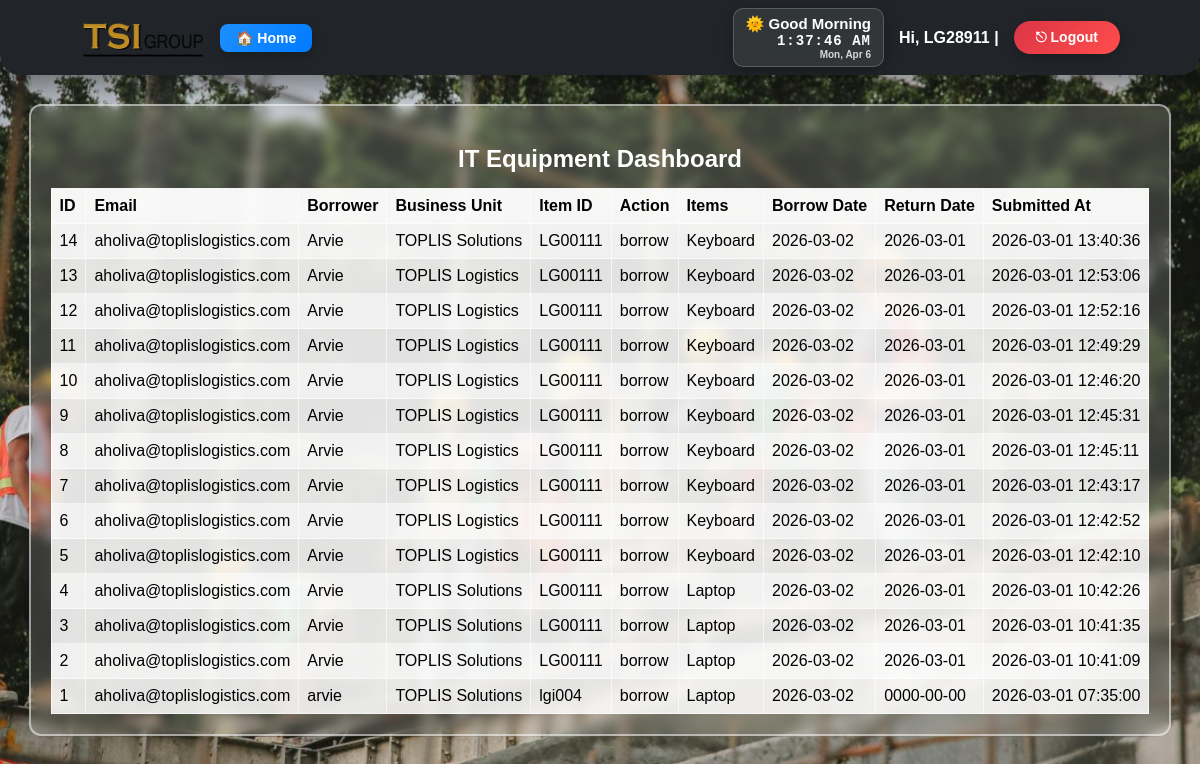
/modules/borrowing/admin.php (signed in), run on the app's committed database.
### tables this page shows
CREATE TABLE `it_equipment_logs` (
  `id` int(11) NOT NULL,
  `email` varchar(255) NOT NULL,
  `borrower_name` varchar(255) NOT NULL,
  `business_unit` varchar(255) NOT NULL,
  `item_id` varchar(100) NOT NULL,
  `action` enum('borrow','return') NOT NULL,
  `items` text DEFAULT NULL,
  `borrow_date` date DEFAULT NULL,
  `return_date` date DEFAULT NULL,
  `created_at` timestamp NOT NULL DEFAULT current_timestamp()
);

### modules/borrowing/admin.php (the view, shortened to what this page needs)
<?php
require_once __DIR__ . '/../../includes/navbar.php';
$sql = "SELECT * FROM it_equipment_logs ORDER BY created_at DESC";
$result = $conn->query($sql);
?>
<!DOCTYPE html>
<html>
<head>
</head>
<body>
<div class="container">
<h2>IT Equipment Dashboard</h2>
<table>
<tr>
    <th>ID</th>
    <th>Email</th>
    <th>Borrower</th>
    <th>Business Unit</th>
    <th>Item ID</th>
    <th>Action</th>
    <th>Items</th>
    <th>Borrow Date</th>
    <th>Return Date</th>
    <th>Submitted At</th>
</tr>
<?php
if ($result->num_rows > 0) {
    while($row = $result->fetch_assoc()) {
        echo "<tr>
            <td>{$row['id']}</td>
            <td>{$row['email']}</td>
            <td>{$row['borrower_name']}</td>
            <td>{$row['business_unit']}</td>
            <td>{$row['item_id']}</td>
            <td>{$row['action']}</td>
            <td>{$row['items']}</td>
            <td>{$row['borrow_date']}</td>
            <td>{$row['return_date']}</td>
            <td>{$row['created_at']}</td>
        </tr>";
    }
} else {
    echo "<tr><td colspan='10'>No records found</td></tr>";
}
?>
</table>
</div>
</body>
</html>

### includes/navbar.php (shortened to what this page needs)
<?php
$employee_id = isset($_SESSION['employee_id']) ? $_SESSION['employee_id'] : '';
?>
<div class="navbar">
    <div class="navbar-inner">
        <div class="navbar-left">
            <img src="/ITD-Equipment-System/includes/toplis.png" class="navbar-logo" alt="Logo">
            <?php if(basename($_SERVER['PHP_SELF']) != 'homepage.php'): ?>
                <a href="/ITD-Equipment-System/modules/homepage/homepage.php">
                    🏠 Home
                </a>
<?php endif; ?>
        </div>
        <div class="navbar-right">
                <div class="time-box">
                <div id="greeting"></div>
                <div id="clock"></div>
                <div id="date"></div>
            </div>
            <?php if ($employee_id): ?>
                Hi, <?php echo htmlspecialchars($employee_id); ?> |
            <?php endif; ?>
            <a class="logout-btn" href="/ITD-Equipment-System/Login/logout.php">
                ⎋ Logout
            </a>
        </div>
    </div>
</div>

### includes/navbar.php (style rules this page uses)
html, body { margin: 0; padding: 0; overflow-x: hidden; }
.navbar { position: fixed; top: 0; left: 0; width: 100%; height: 75px; display: flex; justify-content: center; align-items: center; background: #212529; border-bottom-left-radius: 20px; border-bottom-right-radius: 20px; box-shadow: 0 10px 25px rgba(0,0,0,0.35); z-index: 1000; box-sizing: border-box; }
.navbar-inner { width: 95%; max-width: 1300px; display: flex; align-items: center; justify-content: space-between; padding: 0 50px; box-sizing: border-box; }
.navbar-left, .navbar-right { display: flex; align-items: center; gap: 15px; }
.navbar-logo { height: 50px; width: auto; }
.navbar-left a { padding: 6px 16px; border-radius: 8px; background: linear-gradient(135deg, #1e90ff, #007bff); color: white; font-weight: 600; font-size: 14px; text-decoration: none; transition: 0.3s; box-shadow: 0 4px 12px rgba(0,0,0,0.25); display: flex; align-items: center; gap: 6px; }
.navbar-right { font-weight: 600; color: #fff; }
.logout-btn { padding: 8px 22px; border-radius: 50px; background: linear-gradient(135deg, #dc3545, #ff4d4d); color: white !important; font-weight: 600; font-size: 14px; text-decoration: none; transition: 0.3s; box-shadow: 0 4px 12px rgba(0,0,0,0.25); display: flex; align-items: center; gap: 6px; }
.time-box { background: rgba(255,255,255,0.08); border:1px solid rgba(255,255,255,0.2); backdrop-filter: blur(12px); padding:6px 12px; border-radius:10px; text-align:right; color:white; box-shadow:0 5px 15px rgba(0,0,0,0.3); }
#greeting { font-size:15px; color:white; }
#clock { font-size:14px; font-weight:bold; letter-spacing:1px; font-family:'Courier New', monospace; }
#date { font-size:10px; opacity:0.8; }
body { padding-top: 75px; min-height: 100vh; display: flex; flex-direction: column; }

### modules/borrowing/admin.php (style rules this page uses)
body { font-family: Arial, sans-serif; padding: 20px; background: url('viber_image_2026-02-24_11-08-29-685.jpg') no-repeat center center fixed; background-size: cover; }
.container { max-width: 100%; margin: auto; background: rgba(255, 255, 255, 0.15); backdrop-filter: blur(6px); border: 2px solid rgba(255, 255, 255, 0.5); border-radius: 12px; padding: 20px; color: #000; }
h2 { text-align: center; color: white; margin-bottom: 15px; }
table { border-collapse: collapse; width: 100%; margin-top: 10px; background: rgba(255,255,255,0.85); }
th, td { border: 1px solid rgba(255,255,255,0.6); padding: 8px; text-align: left; }
th { background: rgba(255,255,255,0.7); font-weight: bold; }
tr:nth-child(even) { background: rgba(255,255,255,0.5); }

### data on the page
it_equipment_logs: id "14", email "aholiva@toplislogistics.com", borrower_name "Arvie", business_unit "TOPLIS Solutions", item "LG00111", action "borrow", items "Keyboard", borrow_date "2026-03-02", return_date "2026-03-01", created_at "2026-03-01 13:40:36"
it_equipment_logs: id "13", email "aholiva@toplislogistics.com", borrower_name "Arvie", business_unit "TOPLIS Logistics", item "LG00111", action "borrow", items "Keyboard", borrow_date "2026-03-02", return_date "2026-03-01", created_at "2026-03-01 12:53:06"
it_equipment_logs: id "12", email "aholiva@toplislogistics.com", borrower_name "Arvie", business_unit "TOPLIS Logistics", item "LG00111", action "borrow", items "Keyboard", borrow_date "2026-03-02", return_date "2026-03-01", created_at "2026-03-01 12:52:16"
it_equipment_logs: id "11", email "aholiva@toplislogistics.com", borrower_name "Arvie", business_unit "TOPLIS Logistics", item "LG00111", action "borrow", items "Keyboard", borrow_date "2026-03-02", return_date "2026-03-01", created_at "2026-03-01 12:49:29"
it_equipment_logs: id "10", email "aholiva@toplislogistics.com", borrower_name "Arvie", business_unit "TOPLIS Logistics", item "LG00111", action "borrow", items "Keyboard", borrow_date "2026-03-02", return_date "2026-03-01", created_at "2026-03-01 12:46:20"
it_equipment_logs: id "9", email "aholiva@toplislogistics.com", borrower_name "Arvie", business_unit "TOPLIS Logistics", item "LG00111", action "borrow", items "Keyboard", borrow_date "2026-03-02", return_date "2026-03-01", created_at "2026-03-01 12:45:31"
it_equipment_logs: id "8", email "aholiva@toplislogistics.com", borrower_name "Arvie", business_unit "TOPLIS Logistics", item "LG00111", action "borrow", items "Keyboard", borrow_date "2026-03-02", return_date "2026-03-01", created_at "2026-03-01 12:45:11"
it_equipment_logs: id "7", email "aholiva@toplislogistics.com", borrower_name "Arvie", business_unit "TOPLIS Logistics", item "LG00111", action "borrow", items "Keyboard", borrow_date "2026-03-02", return_date "2026-03-01", created_at "2026-03-01 12:43:17"
it_equipment_logs: id "6", email "aholiva@toplislogistics.com", borrower_name "Arvie", business_unit "TOPLIS Logistics", item "LG00111", action "borrow", items "Keyboard", borrow_date "2026-03-02", return_date "2026-03-01", created_at "2026-03-01 12:42:52"
it_equipment_logs: id "5", email "aholiva@toplislogistics.com", borrower_name "Arvie", business_unit "TOPLIS Logistics", item "LG00111", action "borrow", items "Keyboard", borrow_date "2026-03-02", return_date "2026-03-01", created_at "2026-03-01 12:42:10"
it_equipment_logs: id "4", email "aholiva@toplislogistics.com", borrower_name "Arvie", business_unit "TOPLIS Solutions", item "LG00111", action "borrow", items "Laptop", borrow_date "2026-03-02", return_date "2026-03-01", created_at "2026-03-01 10:42:26"
it_equipment_logs: id "3", email "aholiva@toplislogistics.com", borrower_name "Arvie", business_unit "TOPLIS Solutions", item "LG00111", action "borrow", items "Laptop", borrow_date "2026-03-02", return_date "2026-03-01", created_at "2026-03-01 10:41:35"
it_equipment_logs: id "2", email "aholiva@toplislogistics.com", borrower_name "Arvie", business_unit "TOPLIS Solutions", item "LG00111", action "borrow", items "Laptop", borrow_date "2026-03-02", return_date "2026-03-01", created_at "2026-03-01 10:41:09"
it_equipment_logs: id "1", email "aholiva@toplislogistics.com", borrower_name "arvie", business_unit "TOPLIS Solutions", item "lgi004", action "borrow", items "Laptop", borrow_date "2026-03-02", return_date "0000-00-00", created_at "2026-03-01 07:35:00"

### other printed values
$employee_id "LG28911"
